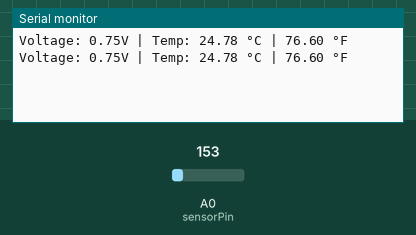
A sketch run on a simulated Arduino Uno, built with avr-gcc and run on an emulated ATmega328P. Parts: the last lines printed to the serial monitor. The inputs (shaded band) are chosen by the test bench; at power-on: A0 (sensorPin) = 153.

Above: at 1.8 s.
1.9 s: A0 (sensorPin) set to 165
At 2.8 s:
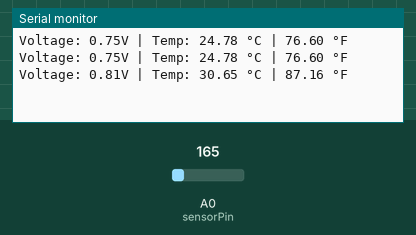
3.4 s: A0 (sensorPin) set to 175
At 4.8 s:
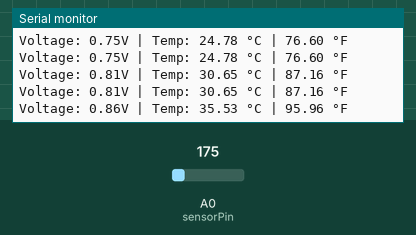
Timing chart, 0 to 6.4 s (numbered marks = the images above; inputs shaded):
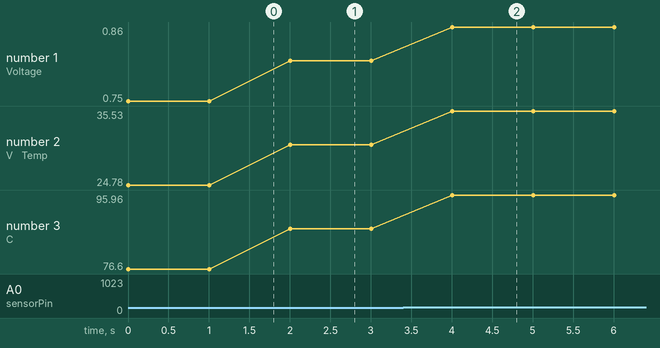

Measured:
- after the input at 1.9 s, the serial monitor: prints a new line after 0.10 s (image 1)
- after the input at 3.4 s, the serial monitor: prints a new line after 0.61 s (image 2)
- plotted number 1: 0.75 → 0.81 after the input at 1.9 s, 0.81 → 0.86 after the input at 3.4 s
- plotted number 2: 24.78 → 30.65 after the input at 1.9 s, 30.65 → 35.53 after the input at 3.4 s
- plotted number 3: 76.6 → 87.16 after the input at 1.9 s, 87.16 → 95.96 after the input at 3.4 s

The sketch:

smart_temperature_monitoring_alert_system.ino
```cpp
// Define the analog pin connected to the TMP36 sensor
const int sensorPin = A0;

void setup() {
  // Initialize serial communication at 9600 bits per second
  Serial.begin(9600);
}

void loop() {
  // Read the raw analog value from the sensor (0 to 1023)
  int rawValue = analogRead(sensorPin);

  // Convert the raw reading to voltage (0V - 5V)
  float voltage = rawValue * (5.0 / 1023.0);

  // Convert voltage to temperature in Celsius
  // TMP36 has a 500mV offset and 10mV per degree C scale
  float temperatureC = (voltage - 0.5) * 100.0;

  // Convert Celsius to Fahrenheit
  float temperatureF = (temperatureC * 9.0 / 5.0) + 32.0;

  // Print the results to the Serial Monitor
  Serial.print("Voltage: ");
  Serial.print(voltage);
  Serial.print("V | Temp: ");
  Serial.print(temperatureC);
  Serial.print(" °C | ");
  Serial.print(temperatureF);
  Serial.println(" °F");

  // Wait 1 second before the next reading
  delay(1000);
}
```
